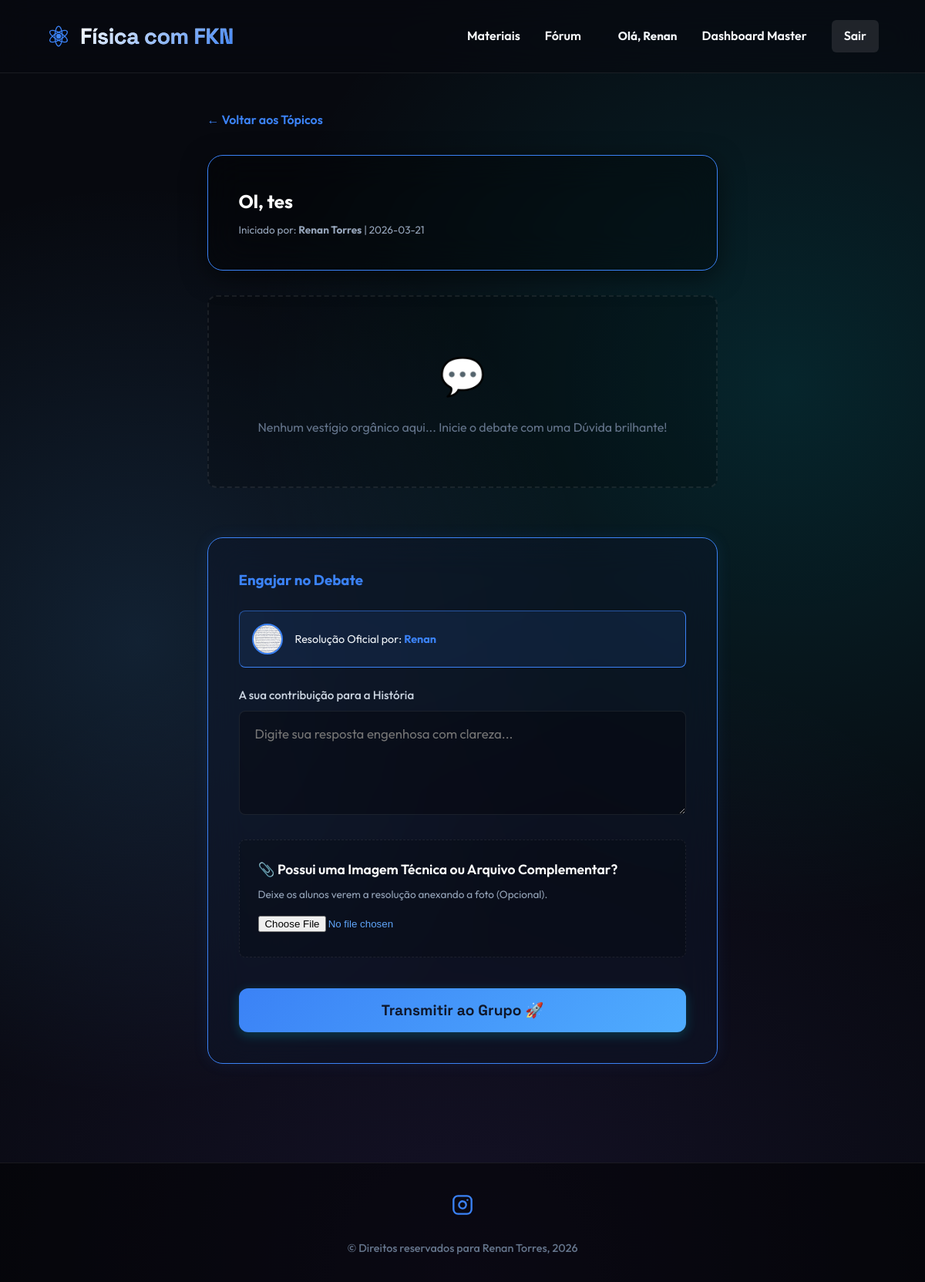
Screenshot of /topic/1 (signed in) with the database file from the repository.
### tables this page shows
CREATE TABLE settings (
    key TEXT PRIMARY KEY,
    value TEXT NOT NULL
);

CREATE TABLE topics (
    id INTEGER PRIMARY KEY AUTOINCREMENT,
    forum_id INTEGER NOT NULL,
    title TEXT NOT NULL,
    author_name TEXT NOT NULL,
    created_at TIMESTAMP DEFAULT CURRENT_TIMESTAMP, status TEXT DEFAULT 'aguardando',
    FOREIGN KEY(forum_id) REFERENCES forums(id) ON DELETE CASCADE
);

### app.py (the view, shortened to what this page needs)
@app.route('/topic/<int:topic_id>', methods=['GET', 'POST'])
def view_topic(topic_id):
    conn = get_db()
    topic = conn.execute('SELECT * FROM topics WHERE id = ?', (topic_id,)).fetchone()
    try:
        messages = conn.execute('''
            SELECT m1.*, m2.content as reply_to_content, m2.author_name as reply_to_author,
                   u.profile_pic as admin_pic, u.name as admin_name
            FROM messages m1
            LEFT JOIN messages m2 ON m1.reply_to_id = m2.id
            LEFT JOIN users u ON m1.user_id = u.id
            WHERE m1.topic_id = ? ORDER BY m1.created_at ASC
        ''', (topic_id,)).fetchall()
    except sqlite3.OperationalError:
        messages = conn.execute('''
            SELECT m1.*, m2.content as reply_to_content, m2.author_name as reply_to_author
            FROM messages m1 LEFT JOIN messages m2 ON m1.reply_to_id = m2.id
            WHERE m1.topic_id = ? ORDER BY m1.created_at ASC
        ''', (topic_id,)).fetchall()
    conn.close()
    return render_template('messages.html', topic=topic, messages=messages)

### app.py (called while the page is built)
@app.before_request
def load_settings():
    conn = get_db()
    settings_rows = conn.execute('SELECT key, value FROM settings').fetchall()
    g.settings = {row['key']: row['value'] for row in settings_rows}
    conn.close()

### database.py (called while the page is built)
def get_db():
    conn = sqlite3.connect(DATABASE)
    conn.row_factory = sqlite3.Row
    return conn

### templates/messages.html (shortened to what this page needs)
{% extends 'base.html' %}
{% block content %}
<div style="margin-bottom: 2rem;">
    <a href="{{ url_for('view_forum', forum_id=topic.forum_id) }}" style="color: var(--primary); text-decoration: none; font-weight: 600;">&larr; Voltar aos Tópicos</a>
</div>
<div class="card" style="margin-bottom: 2rem; background: rgba(0,0,0,0.3); border-color: var(--primary);">
    <h2 style="color: white; margin-bottom: 0.5rem;">{{ topic.title }}</h2>
    <div style="font-size: 0.85rem; color: #94a3b8;">Iniciado por: <strong>{{ topic.author_name }}</strong> | {{ topic.created_at.split()[0] }}</div>
</div>
<div class="panel-grid">
    <div style="grid-column: span 2;">
        {% for msg in messages %}
        <div id="msg-{{ msg.id }}" style="padding: 1.5rem; border-radius: 12px; margin-bottom: 1.5rem; border: 1px solid var(--border); background: {% if msg.is_admin %}rgba(59, 130, 246, 0.08){% else %}rgba(255,255,255,0.02){% endif %}; position: relative; box-shadow: 0 4px 15px rgba(0,0,0,0.1);">
            {% if msg.is_admin %}
            <span class="badge" style="background: var(--primary); margin-bottom: 1rem; display: inline-block; box-shadow: 0 0 10px rgba(59, 130, 246, 0.5);">🎓 RESPOSTA OFICIAL DA ADMINISTRAÇÃO</span>
            {% endif %}
            <div style="display: flex; justify-content: space-between; align-items: flex-start; margin-bottom: 1rem;">
                <div style="display: flex; align-items: center; gap: 0.8rem;">
                    {% if msg.is_admin %}
                        <div style="width: 45px; height: 45px; border-radius: 50%; overflow: hidden; border: 2px solid var(--primary); background: rgba(59, 130, 246, 0.2); display: flex; align-items: center; justify-content: center; box-shadow: 0 0 8px rgba(59,130,246,0.3);">
                            {% if msg.admin_pic %}
                                <img src="{{ msg.admin_pic }}" style="width: 100%; height: 100%; object-fit: cover;">
                            {% else %}
                                <span style="font-size: 1.5rem;">👤</span>
                            {% endif %}
                        </div>
                        <div style="font-weight: bold; font-size: 1.15rem; color: var(--primary);">{{ msg.admin_name or 'Professor(a)' }}</div>
                    {% else %}
                        <div style="width: 45px; height: 45px; border-radius: 50%; overflow: hidden; background: rgba(255,255,255,0.1); border: 2px solid rgba(255,255,255,0.2); display: flex; align-items: center; justify-content: center; color: white; font-weight: bold; font-size: 1.2rem;">
                            {{ msg.author_name[0]|upper }}
                        </div>
                        <div style="font-weight: bold; font-size: 1.15rem; color: white;">{{ msg.author_name }}</div>
                    {% endif %}
                </div>
                <div style="display: flex; gap: 0.5rem; align-items: center;">
                    <button type="button" class="btn" style="padding: 0.3rem 0.8rem; font-size: 0.8rem; background: rgba(255,255,255,0.1); border: 1px solid var(--border);"
                            data-msg-id="{{ msg.id }}"
                            data-author="{% if msg.is_admin %}{{ msg.admin_name or 'Professor(a)' }}{% else %}{{ msg.author_name }}{% endif %}"
                            data-excerpt="{% if session.get('user_id') %}{{ msg.content[:70] }}{% else %}{{ msg.content[:70] | censor }}{% endif %}..."
                            onclick="prepararResposta(this)">
                        ↩️ Responder
                    </button>
                    {% if session.get('user_id') %}
                    <form method="POST" action="{{ url_for('delete_message', msg_id=msg.id) }}" style="display:inline;" onsubmit="return confirm('Expurgar essa mensagem imprópria da existência cósmica?');">
                        <input type="hidden" name="topic_id" value="{{ topic.id }}">
                        <button type="submit" class="btn btn-danger" style="padding: 0.3rem 0.8rem; font-size: 0.8rem;">❌ Deletar</button>
                    </form>
                    {% endif %}
                </div>
            </div>
            {% if msg.reply_to_id %}
            <div style="background: rgba(0,0,0,0.5); border-left: 5px solid {% if msg.is_admin %}var(--primary){% else %}#10b981{% endif %}; padding: 1rem; border-radius: 6px; margin-bottom: 1rem; border-top-right-radius: 12px; border-bottom-right-radius: 12px;">
                <div style="font-size: 0.85rem; color: var(--primary); font-weight: bold; margin-bottom: 0.3rem;">Respondendo à citação de: {{ msg.reply_to_author }}</div>
                <div style="font-size: 0.9rem; color: #cbd5e1; font-style: italic;">"{% if session.get('user_id') %}{{ msg.reply_to_content }}{% else %}{{ msg.reply_to_content | censor }}{% endif %}"</div>
            </div>
            {% endif %}
            <div style="white-space: pre-wrap; line-height: 1.7; color: #f1f5f9; font-size: 1rem; margin-bottom: 1rem; padding-left: 3.5rem;">{% if session.get('user_id') %}{{ msg.content }}{% else %}{{ msg.content | censor }}{% endif %}</div>
            {% if msg.file_path %}
            <div style="margin-top: 1.5rem; margin-left: 3.5rem; display: inline-block; padding: 1rem; background: rgba(0,0,0,0.4); border-radius: 8px; border: 1px solid var(--border); box-shadow: inset 0 2px 5px rgba(0,0,0,0.5);">
                <div style="font-size: 0.85rem; color: #94a3b8; margin-bottom: 0.8rem; display:flex; align-items:center; gap: 0.5rem;">
                    <span style="font-size: 1.2rem;">📎</span> Arquivo Localizado:
                </div>
                <a href="{{ url_for('download_forum', filename=msg.file_path) }}" class="btn" style="background: rgba(255,255,255,0.05); border: 1px solid var(--primary); color: var(--text-color); padding: 0.6rem 1.5rem;">⏬ Baixar Anexo Seguro</a>
            </div>
            {% endif %}
            <div style="font-size: 0.75rem; color: #64748b; margin-top: 1rem; border-top: 1px dashed rgba(255,255,255,0.1); padding-top: 0.5rem; text-align: right;">Transmitido às {{ msg.created_at }}</div>
        </div>
        {% else %}
        <div style="color: #64748b; padding: 4rem; border: 2px dashed var(--border); border-radius: 12px; text-align: center; margin-bottom: 2rem; background: rgba(0,0,0,0.2);">
            <div style="font-size: 3rem; margin-bottom: 1rem;">💬</div>
            Nenhum vestígio orgânico aqui... Inicie o debate com uma Dúvida brilhante!
        </div>
        {% endfor %}
    </div>
    <div style="grid-column: span 2;">
        <div class="card" id="formCaixaEnviadora" style="border: 1px solid var(--primary); box-shadow: 0 0 20px rgba(59, 130, 246, 0.1);">
            <h3 style="margin-bottom: 1.5rem; color: var(--primary);">Engajar no Debate</h3>
            <form method="POST" enctype="multipart/form-data">
                {% if not session.get('user_id') %}
                <div class="form-group">
                    <label>Assine com seu Nome (Estudante)</label>
                    <input type="text" name="author_name" class="form-control" placeholder="Arthur" required style="font-size: 1.1rem;">
                </div>
                {% else %}
                <div style="display: flex; align-items: center; gap: 1rem; padding: 1rem; background: rgba(59, 130, 246, 0.1); border-radius: 8px; margin-bottom: 1.5rem; border: 1px inset var(--primary);">
                    {% if session.get('profile_pic') %}
                    <img src="{{ session.get('profile_pic') }}" style="width: 40px; height: 40px; border-radius: 50%; object-fit: cover; border: 2px solid var(--primary);">
                    {% else %}
                    <div style="width: 40px; height: 40px; border-radius: 50%; background: var(--primary); display: flex; align-items: center; justify-content: center;">👤</div>
                    {% endif %}
                    <p style="font-size: 0.9rem; color: #f1f5f9; margin: 0;">Resolução Oficial por: <strong style="color: var(--primary);">{{ session.get('name', 'Professor Admin') }}</strong></p>
                </div>
                {% endif %}
                <div class="form-group">
                    <label>A sua contribuição para a História</label>
                    <textarea name="content" class="form-control" rows="4" required placeholder="Digite sua resposta engenhosa com clareza..." style="font-size: 1.05rem; line-height: 1.5;"></textarea>
                </div>
                <div class="form-group" style="padding: 1.5rem; background: rgba(0,0,0,0.2); border-radius: 8px; border: 1px dashed var(--border);">
                    <label style="color: #cbd5e1; cursor: pointer; display: flex; flex-direction: column; gap: 0.5rem;">
                        <div style="font-weight: 600; font-size: 1.1rem; color: white;">📎 Possui uma Imagem Técnica ou Arquivo Complementar?</div>
                        <div style="font-size: 0.85rem; color: #94a3b8; font-weight: normal;">Deixe os alunos verem a resolução anexando a foto (Opcional).</div>
                        <input type="file" name="file" accept=".pdf,.png,.jpg,.jpeg,.zip" style="color: #60a5fa; margin-top: 0.5rem;">
                    </label>
                </div>
                <button type="submit" class="btn" style="width: 100%; font-size: 1.2rem; padding: 1rem; font-weight: bold; margin-top: 1rem;">Transmitir ao Grupo 🚀</button>
            </form>
        </div>
    </div>
</div>
{% endblock %}

### templates/base.html (shortened to what this page needs)
<!DOCTYPE html>
<html lang="pt-BR">
<head>
    <link rel="stylesheet" href="{{ url_for('static', filename='css/style.css') }}">
</head>
<body style="display: flex; flex-direction: column; min-height: 100vh;">
    <nav class="navbar">
        <div class="nav-brand">
            <a href="{{ url_for('index') }}" style="display: flex; align-items: center; gap: 0.75rem;">
                <div class="nav-brand-logo">
                </div>
                <span class="brand-text">{{ g.settings.get('site_name', 'Física com FKN') }}</span>
            </a>
        </div>
        <div class="nav-links">
            <a href="{{ url_for('materiais') }}">Materiais</a>
            <a href="{{ url_for('forums') }}">Fórum</a>
            {% if session.get('user_id') %}
                <span style="color:#f1f5f9; font-weight: bold; font-size: 0.95rem; margin-left: 1rem;">Olá, {{ session.get('name') or 'Mestre' }}</span>
                <a href="{{ url_for('admin') }}">Dashboard Master</a>
                <a href="{{ url_for('logout') }}" class="btn-logout">Sair</a>
            {% else %}
                <a href="{{ url_for('login') }}" style="margin-left: 1rem;">Área Restrita</a>
            {% endif %}
        </div>
    </nav>
    <div class="container" style="flex: 1;">
        {% block content %}{% endblock %}
    </div>
    <footer style="margin-top: 5rem; padding: 2rem 5%; background: rgba(0,0,0,0.5); border-top: 1px solid var(--border); text-align: center;">
        <div style="margin-bottom: 1rem;">
            {% if g.settings.get('instagram_url') %}
            <a href="{{ g.settings.get('instagram_url') }}" target="_blank" style="display: inline-block; padding: 0.5rem; transition: transform 0.2s;" onmouseover="this.style.transform='scale(1.1)'" onmouseout="this.style.transform='scale(1)'">
            </a>
            {% endif %}
        </div>
        <p style="color: #64748b; font-size: 0.9rem; font-weight: 500;">&copy; Direitos reservados para Renan Torres, 2026</p>
    </footer>
</body>
</html>

### static/css/style.css (style rules this page uses)
:root { --bg-color: #07090f; --text-color: #f8fafc; --primary: #00f2fe; --primary-alt: #4facfe; --primary-hover: #0ea5e9; --danger: #f43f5e; --danger-hover: #e11d48; --card-bg: rgba(15, 23, 42, 0.45); --border: rgba(255, 255, 255, 0.08); --glass-shadow: 0 8px 32px 0 rgba(0, 0, 0, 0.5); }
* { box-sizing: border-box; margin: 0; padding: 0; }
body { font-family: 'Outfit', 'Inter', sans-serif; color: var(--text-color); line-height: 1.6; min-height: 100vh; background-color: var(--bg-color); background-image: radial-gradient(circle at 15% 50%, rgba(79, 172, 254, 0.15), transparent 45%), radial-gradient(circle at 85% 30%, rgba(0, 242, 254, 0.12), transparent 45%), radial-gradient(circle at 50% 100%, rgba(139, 92, 246, 0.1), transparent 50%); background-attachment: fixed; overflow-x: hidden; }
.navbar { display: flex; justify-content: space-between; align-items: center; padding: 1.5rem 5%; background: rgba(7, 9, 15, 0.6); backdrop-filter: blur(20px); -webkit-backdrop-filter: blur(20px); border-bottom: 1px solid var(--border); position: sticky; top: 0; z-index: 100; }
.nav-brand { display: flex; align-items: center; gap: 0.75rem; }
.nav-brand-logo { display: flex; align-items: center; color: var(--primary); animation: pulseGlow 4s infinite alternate; }
.nav-brand a { color: white; font-family: 'Space Grotesk', sans-serif; font-size: 1.8rem; font-weight: 700; text-decoration: none; letter-spacing: -0.5px; background: linear-gradient(135deg, var(--text-color) 0%, #94a3b8 100%); background-clip: text; -webkit-background-clip: text; -webkit-text-fill-color: transparent; transition: all 0.3s ease; }
.nav-links { display: flex; align-items: center; gap: 2rem; }
.nav-links a { color: var(--text-color); text-decoration: none; font-weight: 600; transition: color 0.3s; }
.btn-logout { background: rgba(255, 255, 255, 0.1); padding: 0.5rem 1rem; border-radius: 6px; }
.container { max-width: 1200px; margin: 3rem auto; padding: 0 20px; animation: fadeIn 0.5s ease; }
.card, .file-card { background: var(--card-bg); backdrop-filter: blur(24px); -webkit-backdrop-filter: blur(24px); border-radius: 20px; border: 1px solid var(--border); padding: 2.5rem; box-shadow: var(--glass-shadow); transition: transform 0.4s cubic-bezier(0.175, 0.885, 0.32, 1.275), box-shadow 0.4s ease, border-color 0.4s ease; }
.btn { display: inline-flex; justify-content: center; align-items: center; background: linear-gradient(135deg, var(--primary) 0%, var(--primary-alt) 100%); color: #0f172a; padding: 0.8rem 1.8rem; border-radius: 12px; text-decoration: none; font-weight: 700; font-family: 'Space Grotesk', 'Outfit', sans-serif; border: none; cursor: pointer; transition: all 0.3s cubic-bezier(0.4, 0, 0.2, 1); text-align: center; width: 100%; font-size: 1rem; box-shadow: 0 4px 15px rgba(0, 242, 254, 0.2); }
.form-group { margin-bottom: 1.5rem; }
.form-group label { display: block; margin-bottom: 0.5rem; font-size: 0.95rem; font-weight: 500; color: #cbd5e1; }
.form-control { width: 100%; padding: 1rem 1.25rem; border-radius: 8px; background: rgba(0,0,0,0.3); border: 1px solid var(--border); color: white; font-family: inherit; font-size: 1rem; transition: all 0.3s; }
.panel-grid { display: grid; grid-template-columns: 2fr 1fr; gap: 2rem; }

### rows the page displays
settings: settings.get "Física com FKN"
topics: title "Ol, tes", author_name "Renan Torres", created_at "2026-03-21"

### other values shown
{{ session.get('name') or 'Mestre' }} "Renan"
{{ session.get('name', 'Professor Admin') }} "Renan"
